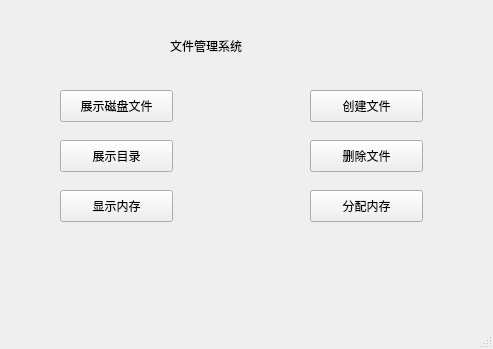
<?xml version="1.0" encoding="UTF-8"?>
<ui version="4.0">
 <class>MainWindow</class>
 <widget class="QMainWindow" name="MainWindow">
  <property name="geometry">
   <rect>
    <x>0</x>
    <y>0</y>
    <width>493</width>
    <height>349</height>
   </rect>
  </property>
  <property name="windowTitle">
   <string>MainWindow</string>
  </property>
  <widget class="QWidget" name="centralwidget">
   <widget class="QPushButton" name="pushButton">
    <property name="geometry">
     <rect>
      <x>60</x>
      <y>90</y>
      <width>113</width>
      <height>32</height>
     </rect>
    </property>
    <property name="text">
     <string>展示磁盘文件</string>
    </property>
   </widget>
   <widget class="QLabel" name="label">
    <property name="geometry">
     <rect>
      <x>170</x>
      <y>10</y>
      <width>151</width>
      <height>71</height>
     </rect>
    </property>
    <property name="maximumSize">
     <size>
      <width>151</width>
      <height>16777215</height>
     </size>
    </property>
    <property name="styleSheet">
     <string notr="true">font: 63 24pt &quot;PingFang SC&quot;;</string>
    </property>
    <property name="text">
     <string>文件管理系统</string>
    </property>
   </widget>
   <widget class="QPushButton" name="pushButton_2">
    <property name="geometry">
     <rect>
      <x>310</x>
      <y>90</y>
      <width>113</width>
      <height>32</height>
     </rect>
    </property>
    <property name="text">
     <string>创建文件</string>
    </property>
   </widget>
   <widget class="QPushButton" name="pushButton_3">
    <property name="geometry">
     <rect>
      <x>60</x>
      <y>140</y>
      <width>113</width>
      <height>32</height>
     </rect>
    </property>
    <property name="text">
     <string>展示目录</string>
    </property>
   </widget>
   <widget class="QPushButton" name="pushButton_4">
    <property name="geometry">
     <rect>
      <x>310</x>
      <y>140</y>
      <width>113</width>
      <height>32</height>
     </rect>
    </property>
    <property name="text">
     <string>删除文件</string>
    </property>
   </widget>
   <widget class="QPushButton" name="pushButton_5">
    <property name="geometry">
     <rect>
      <x>60</x>
      <y>190</y>
      <width>113</width>
      <height>32</height>
     </rect>
    </property>
    <property name="text">
     <string>显示内存</string>
    </property>
   </widget>
   <widget class="QPushButton" name="pushButton_6">
    <property name="geometry">
     <rect>
      <x>310</x>
      <y>190</y>
      <width>113</width>
      <height>32</height>
     </rect>
    </property>
    <property name="text">
     <string>分配内存</string>
    </property>
   </widget>
  </widget>
  <widget class="QMenuBar" name="menubar">
   <property name="geometry">
    <rect>
     <x>0</x>
     <y>0</y>
     <width>493</width>
     <height>22</height>
    </rect>
   </property>
  </widget>
  <widget class="QStatusBar" name="statusbar"/>
 </widget>
 <resources/>
 <connections/>
</ui>
